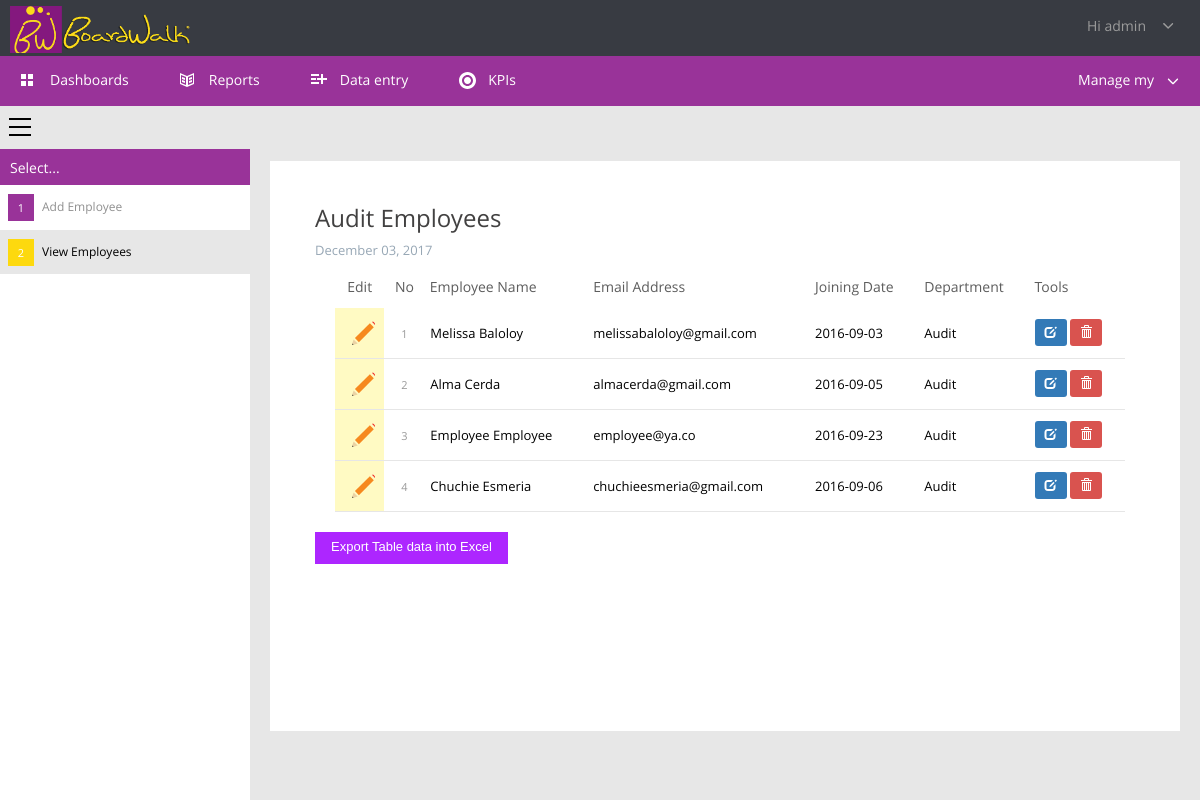
Screenshot of /manager/viewemployee.php (signed in) with the database file from the repository.
### tables this page shows
CREATE TABLE IF NOT EXISTS `users` (
  `userId` int(11) NOT NULL AUTO_INCREMENT,
  `userFname` varchar(255) NOT NULL,
  `userLname` varchar(255) NOT NULL,
  `userName` varchar(30) NOT NULL,
  `Name` varchar(255) NOT NULL,
  `userEmail` varchar(60) NOT NULL,
  `userPass` varchar(255) NOT NULL,
  `userDate` date NOT NULL,
  `deptId` int(10) NOT NULL,
  `userRole` varchar(255) NOT NULL,
  `userType` int(50) NOT NULL,
  PRIMARY KEY (`userId`),
  UNIQUE KEY `userEmail` (`userEmail`)
);

CREATE TABLE IF NOT EXISTS `departments` (
  `deptId` int(2) NOT NULL AUTO_INCREMENT,
  `deptName` varchar(256) NOT NULL,
  `deptDesc` varchar(512) NOT NULL,
  `deptHead` varchar(256) NOT NULL,
  PRIMARY KEY (`deptId`)
);

### manager/viewemployee.php (the view, shortened to what this page needs)
<?php
	$res=mysql_query("SELECT * FROM users WHERE userId=".$_SESSION['user']);
	$userRow=mysql_fetch_array($res);
	$deptId = $userRow['deptId'];
   $ress=mysql_query("SELECT * FROM departments WHERE deptId=$deptId");
    $dep=mysql_fetch_array($ress);
    $printdate = date("F d, Y");
?>
<!DOCTYPE html>
<html idmmzcc-ext-docid="468572160"><head>
	<link rel="stylesheet" type="text/css" media="print" href="files/css.css">
	<link href="files/css_003.css" rel="stylesheet" type="text/css">
    <link href="files/css_002.css" rel="stylesheet">
	<link href="files/dark.css" rel="stylesheet">
	<link href="files/blue.css" rel="stylesheet">
	<link href="css/bootstrap2.min.css" rel="stylesheet">
	<link href="css/bootstrap2.min.css" rel="stylesheet">
    <div class="header-status-bar">
        <span class="company-details" data-is-logo="true" style="background-image:url('logoo.png')"></span>
    <div><a class="profile"><i class="small-profile" data-item-id="84908" data-size="30x30" style="background-image:url('/Shared/_ProfileImage/84908?size=30x30')"></i><span>Hi <?php echo $userRow['userName']; ?></span><svg viewBox="-4 -6 22 22" class="init"><path d="M1.8,0c0.2,0,0.4,0.1,0.6,0.2L7.2,5l4.7-4.7c0.3-0.3,0.9-0.3,1.2,0c0.2,0.2,0.2,0.4,0.2,0.6s-0.1,0.4-0.2,0.6L7.8,6.8       c-0.3,0.3-0.9,0.3-1.2,0L1.2,1.5c-0.3-0.3-0.3-0.9,0-1.2C1.4,0.1,1.6,0,1.8,0z" xmlns="http://www.w3.org/2000/svg"></path></svg></a></div>
    </div>
<div class="tab-menu screen">
     <ul class="tab-menu">
<li><a href="dashboards.php?deptId=<?php echo $deptId; ?>"><svg class="init"><path d="M6,7H1V2h5V7z M13,2H8v5h5V2z M6,9H1v5h5V9z M13,9H8v5h5V9z" xmlns="http://www.w3.org/2000/svg"></path></svg><span>Dashboards</span></a></li>
<li><a href="reports.php?deptId=<?php echo $deptId; ?>"><svg class="init"><path d="M8,4L1,1v11l7,3l7-3V1 M8,4 M7,13l-5-2V3l5,2V13z M14,11l-5,2V5l5-2V11z M3,5l3,1v2L3,7V5z M3,8l3,1v2l-3-1V8z M13,7l-3,1       V6l3-1V7z M13,10l-3,1V9l3-1V10z" xmlns="http://www.w3.org/2000/svg"></path></svg><span>Reports</span></a></li>
<li><a href="dataentry.php?deptId=<?php echo $deptId; ?>"><svg class="init"><path d="M17,8h-4v4h-2V8H7V6h4V2h2v4h4V8z M1,4h8V2H1V4z M1,8h5V6H1V8z M1,12h8v-2H1V12z" xmlns="http://www.w3.org/2000/svg"></path></svg><span>Data entry</span></a></li>
<li><a href="kpi.php?deptId=<?php echo $deptId; ?>"><span>KPIs</span></a></li>
 </ul>
    <div class="manage-my"><span>Manage my</span><svg viewBox="0 -9 24 24" class="init"><path d="M1.8,0c0.2,0,0.4,0.1,0.6,0.2L7.2,5l4.7-4.7c0.3-0.3,0.9-0.3,1.2,0c0.2,0.2,0.2,0.4,0.2,0.6s-0.1,0.4-0.2,0.6L7.8,6.8       c-0.3,0.3-0.9,0.3-1.2,0L1.2,1.5c-0.3-0.3-0.3-0.9,0-1.2C1.4,0.1,1.6,0,1.8,0z" xmlns="http://www.w3.org/2000/svg"></path></svg></div>
</div>
<div class="columns">
    <div class="columns-row">
        <div class="column-left">
            <a href="#" class="menu-button" title="Hide"><svg class="init"><path style="fill: black;" d="M23,2H1V0h22V2z M23,8H1v2h22V8z M23,16H1v2h22V16z" xmlns="http://www.w3.org/2000/svg"></path></svg></a>
            <h4>Select...</h4>
            <a href="addemployee.php" class="category"><b>1</b><span>Add Employee</span></a>
			 <a class="category selected"><b>2</b><span>View Employees</span></a>
        </div>
        <div class="column-right">
		<div class="reports">
		<div class="reports-options screen"></div>
		<div class="report" style="padding: 0px 15px 0px 20px;">
		<div class="kpi-entries">
		<div class="report-header">
                            <div class="title">
                                <h1 id="h1Name"><?php echo $dep['deptName']; ?> Employees</h1>
                                <h2 id="h1Dateito"><?php echo $printdate;?></h2>
                            </div>
            </div>
			<div id="dvReport" style="padding: 0px 15px 0px 20px;">
            <table class="kpis">
				<tr>
					<th class="screen">Edit</th>
                    <th class="screen">No</th>
					<th class="screen" style="text-align:left;">Employee Name</th>
					<th class="screen" style="text-align:left;">Email Address</th>
					<th class="screen" style="text-align:left;">Joining Date</th>
                    <th class="screen" style="text-align:left;">Department</th>
                    <th class="screen" style="text-align:left;">Tools</th>
				</tr>
				<?php
					$sql = mysql_query("SELECT userId,userFname,userLname,userEmail,userDate,d.deptName AS deptName FROM users u,departments d WHERE u.deptId=d.deptId AND u.deptId=$deptId AND userRole='employee' ORDER BY d.deptId,userLname ASC");
				if(mysql_num_rows($sql) == 0){
					echo '<tr><td colspan="8">No data found</td></tr>';
				}else{
					$no = 1;
					while($row = mysql_fetch_assoc($sql)){
						echo '
						<tr>
							<td class="edit screen" style="text-align:center">
                                                            <a href="employee.php?userId='.$row['userId'].'">
                                                                <svg viewBox="-3 0 32 32" class="init"><polygon fill="#F6891F" points="9.2,26 4.3,21 22.7,2.7 27.5,7.7   " xmlns="http://www.w3.org/2000/svg"></polygon><polygon fill="#EAD2A4" points="2.7,22.7 7.7,27.7 2.7,29.3 1,27.7              " xmlns="http://www.w3.org/2000/svg"></polygon><polygon fill="#010101" points="2.7,29.3 1,27.7 1,29.3    " xmlns="http://www.w3.org/2000/svg"></polygon><polygon fill="#ED2224" points="27,1 25.2,1 29.2,5 29.2,3.2          " xmlns="http://www.w3.org/2000/svg"></polygon></svg>
                                                            </a>
                                                        </td>
							<td style="width: 30px;height:40px;text-align:center;color: #999999;font-size:11px;">'.$no.'</td>
							<td class="kpi">'.ucfirst($row['userFname'])." ".ucfirst($row['userLname']).'</td>
                            <td >'.$row['userEmail'].'</td>
                            <td>'.$row['userDate'].'</td>
                            <td>'.$row['deptName'].'</td>
							';
						echo '
							<td>
								<a href="editemployee.php?userId='.$row['userId'].'" title="Edit Data" class="btn btn-primary btn-sm"><span class="glyphicon glyphicon-edit" aria-hidden="true"></span></a>
								<a href="viewemployee.php?action=delete&userId='.$row['userId'].'" title="Delete Data" onclick="return confirm(\'Are you sure to delete the employee '.ucfirst($row['userFname'])." ".ucfirst($row['userLname']).'?\')" class="btn btn-danger btn-sm"><span class="glyphicon glyphicon-trash" aria-hidden="true"></span></a>
							</td>
						</tr>
						';
						$no++;
					}
				}
				?>
			</table>
		</div>
		<a href="#" class="export"><button class="button-green no-print">Export Table data into Excel</button></a>
	</div>
		</div>
		</div>
    </div>
</div>
<div class="ui-helper-hidden-accessible" aria-relevant="additions" aria-live="assertive" role="log"></div></body></html>

### manager/files/css.css (style rules this page uses)
html,body { min-width: 0; background-color: #fff !important; }
h1 { font-size: 18px; float: none; padding-left: 10px; color: #000; }
h2 { color: #424141; font-size: 12px; text-shadow: none; line-height: 30px; float: none; padding-left: 10px; }
.screen { visibility: hidden !important; display: none !important; }
div.header-status-bar { height: 60px; padding: 10px 0 0 10px; min-width: 0; background: none; display: block; clear: both; }
div.header-status-bar>span { color: #000; font-size: 20px; width: auto; text-shadow: none; }
div.header-status-bar>div { visibility: hidden; display: none; }

### manager/files/dark.css (style rules this page uses)
div.header-status-bar { background-color:#383b42 }
div.header-status-bar>span { color:#fff }

### manager/files/blue.css (style rules this page uses)
div.tab-menu { background-color:#993399; }

### rows the page displays
users: userName "admin"
departments: deptName "Audit"
users: userFname "Melissa", userLname "Baloloy", userEmail "melissabaloloy@gmail.com", userDate "2016-09-03", deptId.deptName "Audit"
users: userFname "Alma", userLname "Cerda", userEmail "almacerda@gmail.com", userDate "2016-09-05", deptId.deptName "Audit"
users: userFname "Employee", userLname "Employee", userEmail "employee@ya.co", userDate "2016-09-23", deptId.deptName "Audit"
users: userFname "Chuchie", userLname "Esmeria", userEmail "chuchieesmeria@gmail.com", userDate "2016-09-06", deptId.deptName "Audit"
